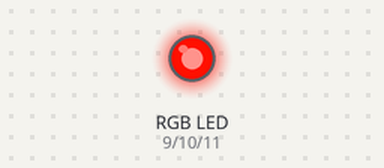
This sketch was run on a simulated Arduino Uno, built with avr-gcc and run on an emulated ATmega328P. Parts: an RGB LED mixed from three pins (HIGH = lit). Dim RGB values are drawn brighter than linear.

Above: at 0.15 s.
At 4.05 s:
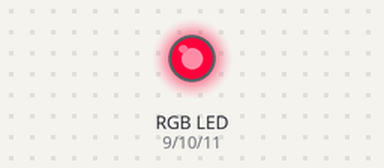
At 10.06 s:
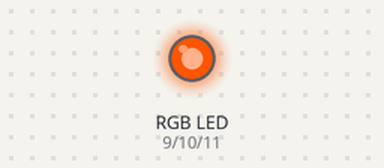
At 19.98 s:
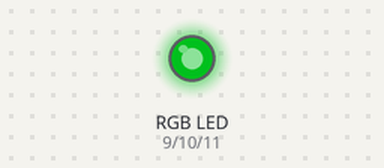
At 29.89 s:
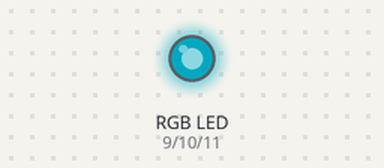
At 39.81 s:
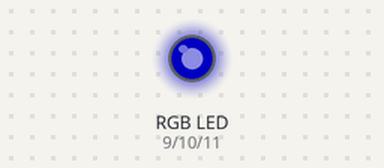
Timing chart, 0 to 40.0 s (numbered marks = the images above):
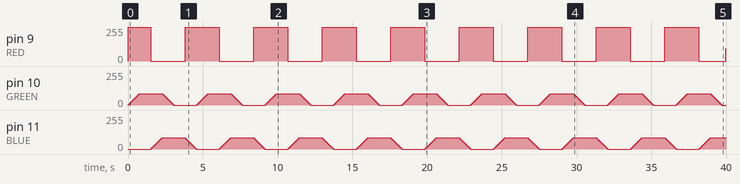

The sketch:

RGB_HSV2.ino
```cpp
/*
 * Color Wheel LED
 *
 * Loops a RGB LED attached to pins 9,10,11 through
 * all the "exterior" colors of a Color Wheel
 *
 * The RGB LED uses a 3 component (red green blue) model which adds light colors to produce
 * a composite color. But the RGB does not make easy to loop through a more
 * "natural" sequence of colors. The HSV (hue saturation value) model uses a color cylinder
 * in which each color is a point inside the cylinder.
 * The hue is represented by the angle at which the point is, the saturation represents
 * the length (how close to the center the point is) and the value represent the height at
 * which the point is.
 *
 * By cycling the hue value from 0 to 360 degrees, and keeping the saturation and value at 1
 * we can represent all the brightest colors of the wheel, in a nice natural sequence.
 *
 * The algorithm to convert a HSV value to a RGB value is taken from Chris Hulbert's blog (splinter)
 *
 * Created 1 January 2011
 * By Eduardo A. Flores Verduzco
 * http://eduardofv.com
 *
 * References:
 * http://en.wikipedia.org/wiki/HSL_and_HSV
 * http://en.wikipedia.org/wiki/Color_wheel
 * http://splinter.com.au/blog/?p=29
 *
 *
 */
#define RED       9// pin for red LED
#define GREEN     10 // pin for green - never explicitly referenced
#define BLUE      11 // pin for blue - never explicitly referenced

void setup() {
  //Set the pins to analog output
  pinMode(9,OUTPUT);
  pinMode(10,OUTPUT);
  pinMode(11,OUTPUT);
}

void loop() {
  //The Hue value will vary from 0 to 360, which represents degrees in the color wheel
  for(double hue=0;hue<360.; hue += 0.1)
  {
    setLedColorHSV(hue,1.,1.); //We are using Saturation and Value constant at 1
    delay(1);
  }
}

//Convert a given HSV (Hue Saturation Value) to RGB(Red Green Blue) and set the led to the color
//  h is hue value, integer between 0 and 360
//  s is saturation value, double between 0 and 1
//  v is value, double between 0 and 1
//http://splinter.com.au/blog/?p=29
void setLedColorHSV(double h, double s, double v) {
  //this is the algorithm to convert from RGB to HSV
  double r=0;
  double g=0;
  double b=0;

  double hf=h/60.0;

  int i=(int)floor(h/60.0);
  double f = h/60.0 - i;
  double pv = v * (1 - s);
  double qv = v * (1 - s*f);
  double tv = v * (1 - s * (1 - f));

  switch (i)
  {
  case 0: //rojo dominante
    r = v;
    g = tv;
    b = pv;
    break;
  case 1: //verde
    r = qv;
    g = v;
    b = pv;
    break;
  case 2:
    r = pv;
    g = v;
    b = tv;
    break;
  case 3: //azul
    r = pv;
    g = qv;
    b = v;
    break;
  case 4:
    r = tv;
    g = pv;
    b = v;
    break;
  case 5: //rojo
    r = v;
    g = pv;
    b = qv;
    break;
  }

  //set each component to a integer value between 0 and 255
  int red=constrain((int)255*r,0,255);
  int green=constrain((int)255*g,0,255);
  int blue=constrain((int)255*b,0,255);

  setLedColor(red,green,blue);
}

//Sets the current color for the RGB LED
void setLedColor(int red, int green, int blue) {
  //Note that we are reducing 1/4 the intensity for the green and blue components because
  //  the red one is too dim on my LED. You may want to adjust that.
  analogWrite(RED,red); //Red pin attached to 9
  analogWrite(GREEN,green/3); //Red pin attached to 9
  analogWrite(BLUE,blue/3); //Red pin attached to 9
}
```

Measured:
- by itself, pin 9 (RED): 0/255 → 255/255 at 0.00 s, → 0/255 1.5 s later, → 255/255 2.3 s later, → 0/255 2.3 s later, … (19 changes in this stretch)
